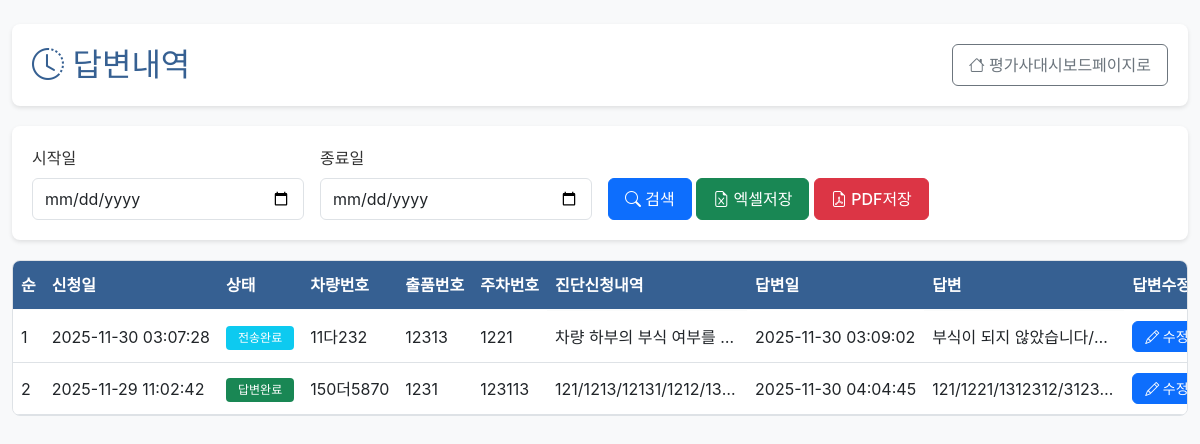
/evaluator/response/history (signed in), run on the app's committed database.
### tables this page shows
CREATE TABLE diagnosis_requests (
            id INTEGER PRIMARY KEY AUTOINCREMENT,
            applicant_id INTEGER NOT NULL,
            request_date TEXT NOT NULL DEFAULT (datetime('now', 'localtime')),
            vehicle_number TEXT,
            lot_number TEXT,
            parking_number TEXT,
            status TEXT NOT NULL DEFAULT '신청',
            evaluator_id INTEGER,
            evaluator_name TEXT,
            answer_date TEXT,
            confirmed_at TEXT,
            translated_summary TEXT,
            translated_at TEXT,
            sent_at TEXT,
            fee INTEGER DEFAULT 120000,
            FOREIGN KEY (applicant_id) REFERENCES users(id) ON DELETE CASCADE,
            FOREIGN KEY (evaluator_id) REFERENCES users(id) ON DELETE SET NULL
        );

### app.py (the view)
@app.route("/evaluator/response/history")
@login_required
@role_required("평가사")
def evaluator_response_history():
    clause, params = _filter_clause("dr.request_date")
    db = get_db()
    rows = db.execute(
        f"""
        SELECT dr.*, applicant.name AS applicant_name
        FROM diagnosis_requests dr
        JOIN users applicant ON applicant.id = dr.applicant_id
        WHERE (dr.evaluator_id = ? OR dr.evaluator_name = (SELECT name FROM users WHERE id = ?))
          AND dr.answer_date IS NOT NULL
          {clause}
        ORDER BY dr.request_date DESC
        """,
        [session["user_id"], session["user_id"]] + params,
    ).fetchall()
    enriched = []
    for row in rows:
        details = _fetch_request_details(row["id"])
        responses = _fetch_response_details(row["id"])
        enriched.append(
            {
                "row": row,
                "request_summary": _summarize_details(details, "content"),
                "response_summary": _summarize_details(responses, "content"),
            }
        )
    start_date = request.args.get("start_date", "")
    end_date = request.args.get("end_date", "")
    return render_template(
        "evaluator/response_history.html",
        requests=enriched,
        start_date=start_date,
        end_date=end_date,
    )

### app.py (called while the page is built)
def get_db() -> sqlite3.Connection:
    if "db" not in g:
        conn = sqlite3.connect(DB_PATH)
        conn.row_factory = sqlite3.Row
        g.db = conn
    return g.db

def login_required(func):
    from functools import wraps
    @wraps(func)
    def wrapper(*args, **kwargs):
        if "user_id" not in session:
            return redirect(url_for("login"))
        return func(*args, **kwargs)
    return wrapper

def role_required(*roles):
    from functools import wraps
    def decorator(func):
        @wraps(func)
        def wrapper(*args, **kwargs):
            if "user_type" not in session or session["user_type"] not in roles:
                abort(403)
            return func(*args, **kwargs)
        return wrapper
    return decorator

def _fetch_request_details(diagnosis_id: int) -> List[sqlite3.Row]:
    db = get_db()
    return db.execute(
        """
        SELECT * FROM diagnosis_request_items
        WHERE diagnosis_id = ?
        ORDER BY sequence ASC
        LIMIT 5
        """,
        (diagnosis_id,),
    ).fetchall()

def _fetch_response_details(diagnosis_id: int) -> List[sqlite3.Row]:
    db = get_db()
    return db.execute(
        """
        SELECT d.*, u.name AS responder_name
        FROM diagnosis_response_details d
        JOIN users u ON u.id = d.responder_id
        WHERE d.diagnosis_id = ?
        ORDER BY sequence ASC
        """,
        (diagnosis_id,),
    ).fetchall()

def _summarize_details(rows: Iterable[sqlite3.Row], field: str) -> str:
    parts: List[str] = []
    for row in rows:
        value = row[field]
        if not value:
            continue
        parts.append(value.strip())
    return "/".join(parts[:5])

def _filter_clause(date_field: str = "request_date") -> Tuple[str, List[Any]]:
    start_date = request.args.get("start_date")
    end_date = request.args.get("end_date")
    clauses = []
    params: List[Any] = []
    if start_date:
        clauses.append(f"date({date_field}) >= date(?)")
        params.append(start_date)
    if end_date:
        clauses.append(f"date({date_field}) <= date(?)")
        params.append(end_date)
    clause = ""
    if clauses:
        clause = " AND " + " AND ".join(clauses)
    return clause, params

### templates/evaluator/response_history.html (shortened to what this page needs)
{% extends "base.html" %}
{% block content %}
<div class="container-fluid py-4">
    <div class="page-header">
        <div class="d-flex justify-content-between align-items-center">
            <h2><i class="bi bi-clock-history"></i> 답변내역</h2>
            <a href="{{ url_for('evaluator_dashboard') }}" class="btn btn-outline-secondary">
                <i class="bi bi-house"></i> 평가사대시보드페이지로
            </a>
        </div>
    </div>
    <div class="filter-section">
        <form method="GET" class="row g-3 align-items-end">
            <div class="col-md-3">
                <label class="form-label">시작일</label>
                <input type="date" class="form-control" name="start_date" value="{{ start_date }}">
            </div>
            <div class="col-md-3">
                <label class="form-label">종료일</label>
                <input type="date" class="form-control" name="end_date" value="{{ end_date }}">
            </div>
            <div class="col-md-6">
                <button type="submit" class="btn btn-primary">
                    <i class="bi bi-search"></i> 검색
                </button>
                <a href="{{ url_for('evaluator_response_export', fmt='xlsx', start_date=start_date, end_date=end_date) }}" class="btn btn-success">
                    <i class="bi bi-file-earmark-excel"></i> 엑셀저장
                </a>
                <a href="{{ url_for('evaluator_response_export', fmt='pdf', start_date=start_date, end_date=end_date) }}" class="btn btn-danger">
                    <i class="bi bi-file-earmark-pdf"></i> PDF저장
                </a>
            </div>
        </form>
    </div>
    <div class="table-wrapper">
        <table class="table table-hover">
            <thead class="table-fixed-header">
                <tr>
                    <th>순</th>
                    <th>신청일</th>
                    <th>상태</th>
                    <th>차량번호</th>
                    <th>출품번호</th>
                    <th>주차번호</th>
                    <th>진단신청내역</th>
                    <th>답변일</th>
                    <th>답변</th>
                    <th>답변수정</th>
                </tr>
            </thead>
            <tbody>
                {% for item in requests %}
                {% set req = item.row %}
                <tr data-id="{{ req.id }}">
                    <td>{{ loop.index }}</td>
                    <td>{{ req.request_date }}</td>
                    <td>
                        <span class="badge bg-{% if req.status == '신청' %}secondary{% elif req.status == '답변완료' %}success{% elif req.status == '전송완료' %}info{% else %}warning{% endif %}">
                            {{ req.status }}
                        </span>
                    </td>
                    <td>{{ req.vehicle_number or '' }}</td>
                    <td>{{ req.lot_number or '' }}</td>
                    <td>{{ req.parking_number or '' }}</td>
                    <td class="text-summary">{{ item.request_summary or '' }}</td>
                    <td>{{ req.answer_date or '' }}</td>
                    <td class="text-summary">{{ item.response_summary or '' }}</td>
                    <td>
                        <button class="btn btn-sm btn-primary edit-response-btn" data-id="{{ req.id }}">
                            <i class="bi bi-pencil"></i> 수정
                        </button>
                    </td>
                </tr>
                {% endfor %}
            </tbody>
        </table>
    </div>
</div>
{% endblock %}

### static/css/style.css (style rules this page uses)
:root { --primary-color: #366092; --secondary-color: #6c757d; --success-color: #28a745; --danger-color: #dc3545; --warning-color: #ffc107; --info-color: #17a2b8; --light-bg: #f8f9fa; --border-color: #dee2e6; }
body { font-family: 'Noto Sans KR', -apple-system, BlinkMacSystemFont, 'Segoe UI', Roboto, sans-serif; background-color: var(--light-bg); color: #333; }
.table-wrapper { position: relative; overflow-x: auto; border: 1px solid var(--border-color); border-radius: 8px; }
.table-fixed-header { position: sticky; top: 0; z-index: 10; background-color: var(--primary-color); color: white; }
.table-fixed-header th { background-color: var(--primary-color) !important; color: white !important; font-weight: 600; padding: 12px 8px; white-space: nowrap; border-bottom: 2px solid rgba(255,255,255,0.3); }
.table { margin-bottom: 0; width: 100%; min-width: 800px; }
.table td { padding: 10px 8px; vertical-align: middle; white-space: nowrap; }
.btn { border-radius: 6px; font-weight: 500; padding: 8px 16px; transition: all 0.2s; }
.btn-sm { padding: 4px 12px; font-size: 0.875rem; }
.page-header { background: white; padding: 20px; border-radius: 8px; margin-bottom: 20px; box-shadow: 0 2px 4px rgba(0,0,0,0.1); }
.page-header h2 { margin: 0; color: var(--primary-color); }
.filter-section { background: white; padding: 20px; border-radius: 8px; margin-bottom: 20px; box-shadow: 0 2px 4px rgba(0,0,0,0.1); }
.form-control, .form-select { border-radius: 6px; border: 1px solid var(--border-color); padding: 8px 12px; }
.badge { padding: 6px 12px; border-radius: 4px; font-weight: 500; }
.text-summary { max-width: 200px; overflow: hidden; text-overflow: ellipsis; white-space: nowrap; }

### data on the page
diagnosis_requests: request_date "2025-11-30 03:07:28", status "전송완료", vehicle_number "11다232", lot_number "12313", parking_number "1221", answer_date "2025-11-30 03:09:02"
diagnosis_requests: request_date "2025-11-29 11:02:42", status "답변완료", vehicle_number "150더5870", lot_number "1231", parking_number "123113", answer_date "2025-11-30 04:04:45"

### other printed values
{{ item.request_summary or '' }} "차량 하부의 부식 여부를…" "121/1213/12131/1212/13…"
{{ item.response_summary or '' }} "부식이 되지 않았습니다/…" "121/1221/1312312/3123…"
